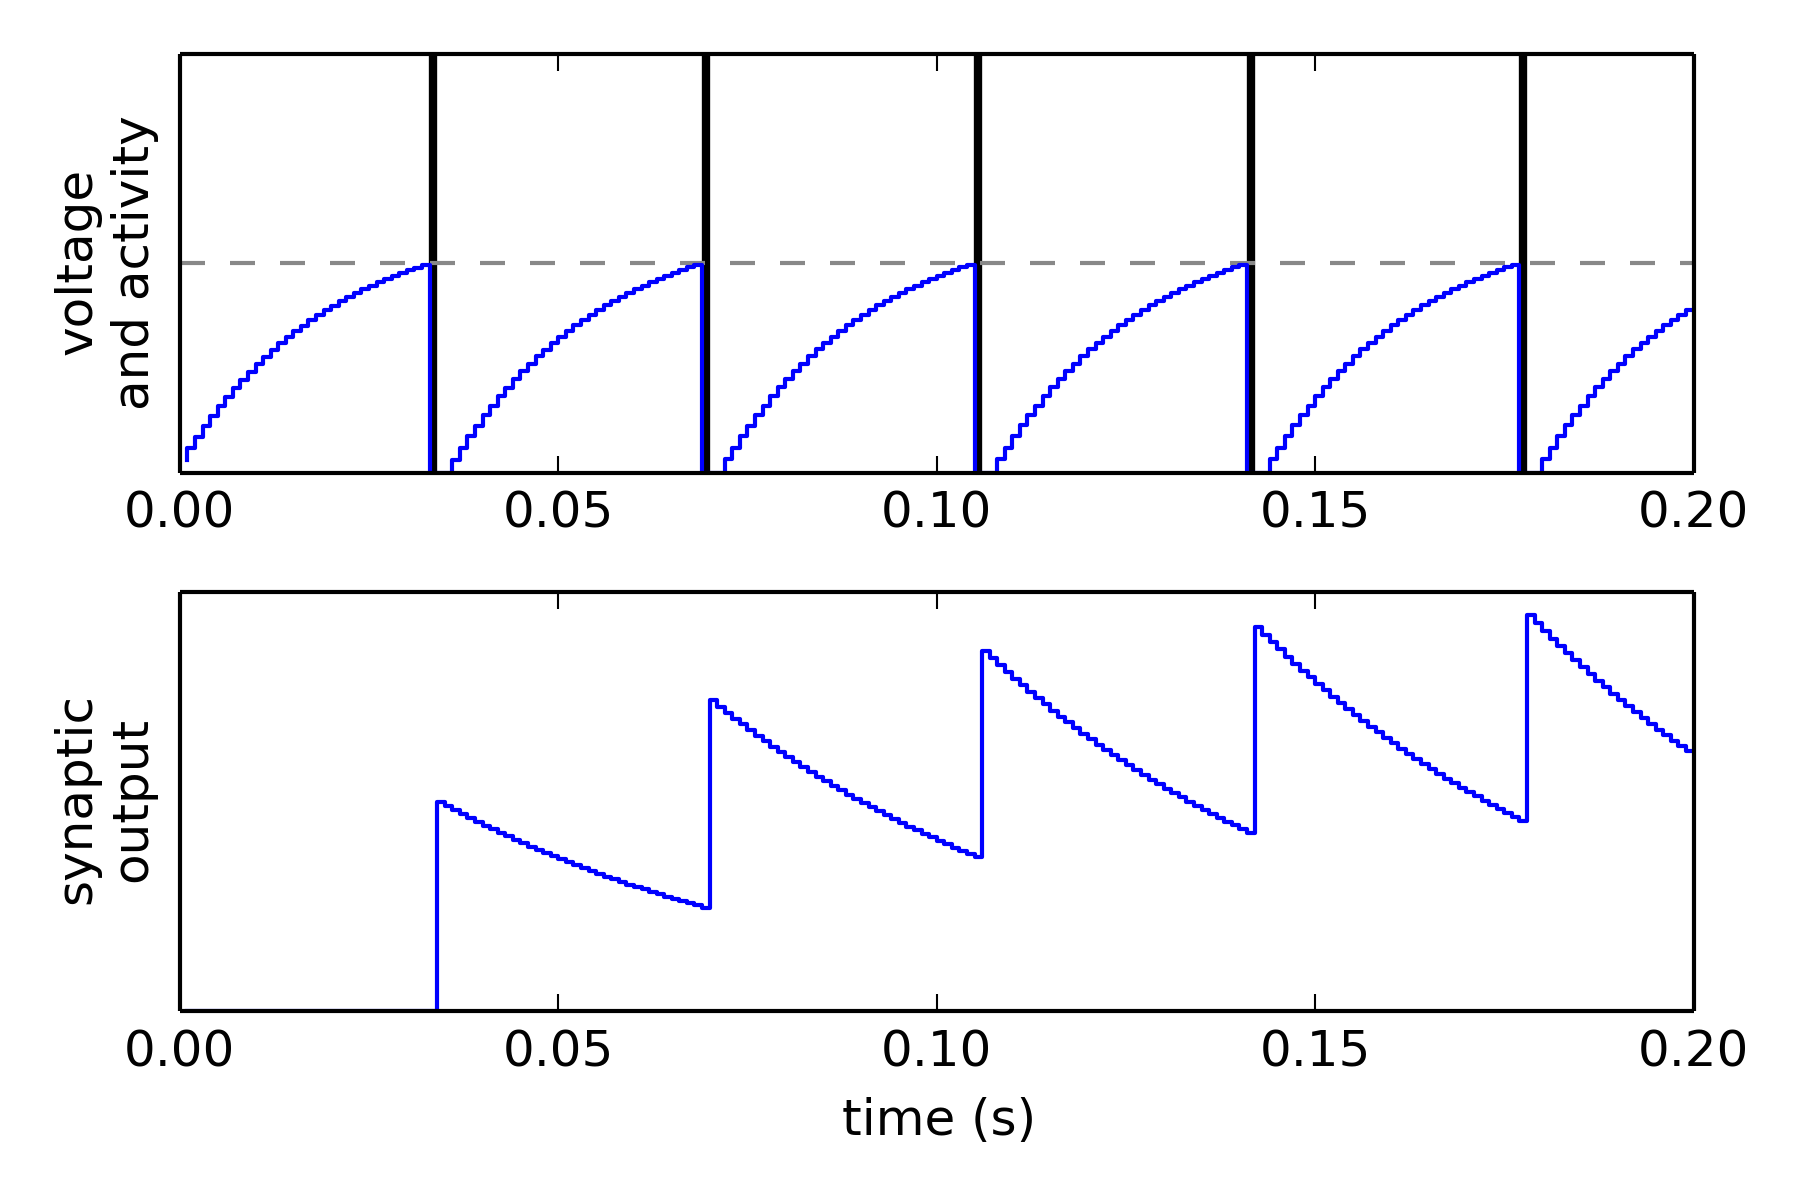

The script that saved this image:
import nengo
import numpy as np

model = nengo.Network()
with model:
    stim = nengo.Node(0)

    ens = nengo.Ensemble(n_neurons=1, dimensions=1,
                         encoders=[[1]],
                         intercepts=[-0.5],
                         max_rates=[50])

    nengo.Connection(stim, ens, synapse=None)

    p_voltage = nengo.Probe(ens.neurons, 'voltage')
    p_spikes = nengo.Probe(ens.neurons)
    p_output = nengo.Probe(ens, synapse=0.05)

dt = 0.001
sim = nengo.Simulator(model, dt=dt)
sim.run(0.2)

import pylab
pylab.subplot(2, 1, 1)
pylab.plot(sim.trange(), sim.data[p_voltage])
pylab.vlines(sim.trange()[np.where(sim.data[p_spikes] > 0)[0]]-dt/2, 0, 2, lw=2, color='k')
pylab.yticks([])
pylab.hlines([1.0], 0, 0.2, color='#888888', linestyles='dashed')
pylab.ylabel('voltage and spikes')
pylab.subplot(2, 1, 2)
pylab.plot(sim.trange(), sim.data[p_output])
pylab.yticks([])
pylab.ylabel('synaptic output')
pylab.xlabel('time (s)')
pylab.savefig('neuron.png', dpi=300)
pylab.show()
